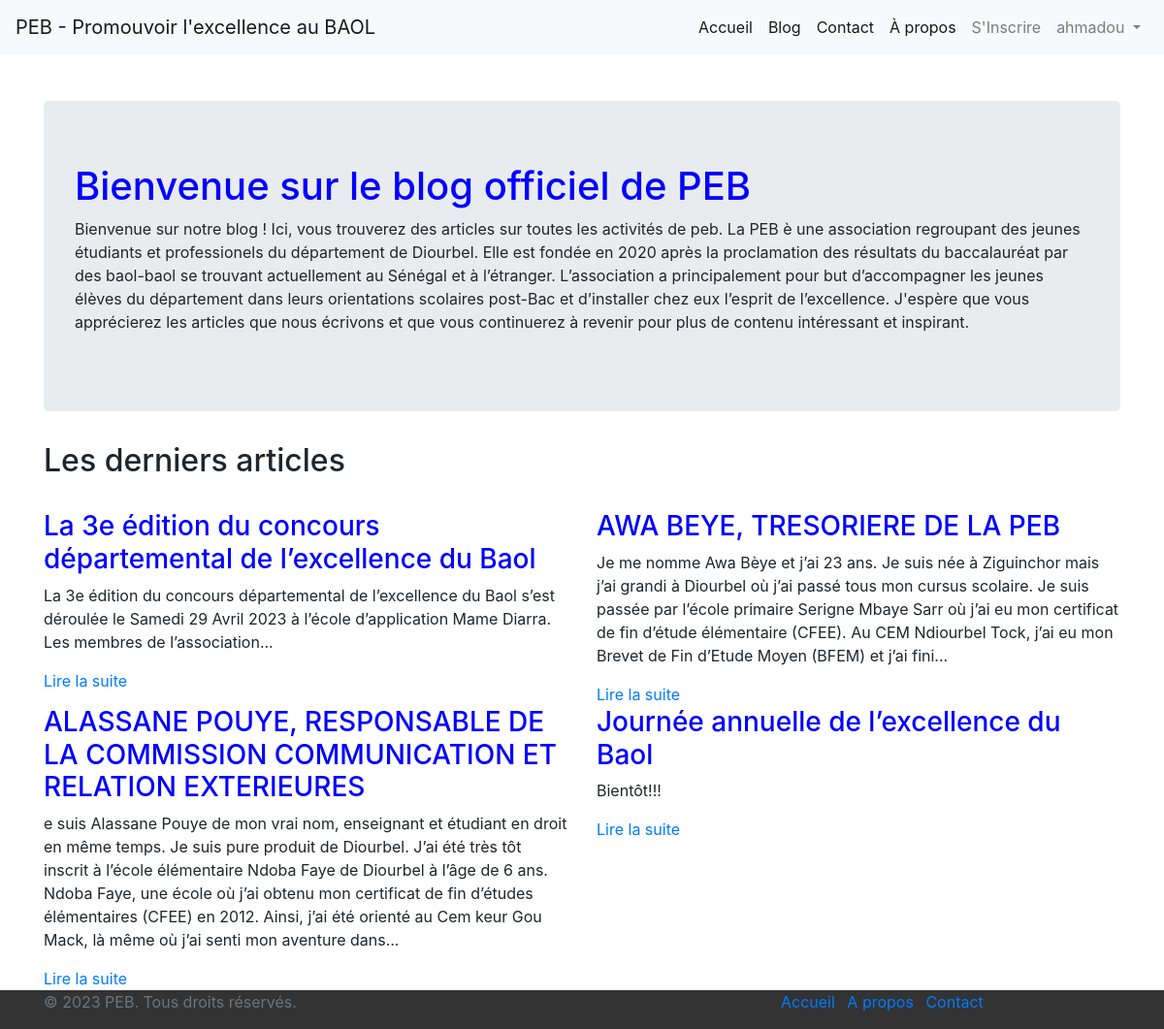
The page / (signed in) on the database its author committed.
### blog_peb/models.py (models this page shows)
class Article(models.Model):
    titre = models.CharField(max_length=200)
    resume = models.TextField()
    miniature = models.ImageField()
    contenu = models.TextField()
    auteur = models.CharField(max_length=100)
    date_creation = models.DateTimeField(auto_now_add=True)
    date_mise_a_jour = models.DateTimeField(auto_now=True)

### blog_peb/views.py (the view)
# urls.py: path('', accueil, name='accueil'),
def accueil(request):
    latest_articles = Article.objects.order_by('date_creation')[:4]
    context = {
        'articles': latest_articles,
    }
    return render(request, 'accueil.html', context)

### blog_peb/templates/accueil.html (shortened to what this page needs)
{% extends 'base.html' %}
{% block content %}
  <div class="jumbotron">
    <h1>Bienvenue sur le blog officiel de PEB</h1>
    <p>Bienvenue sur notre blog ! Ici, vous trouverez des articles sur toutes les activités de peb.
        La PEB è une association regroupant des jeunes étudiants et professionels du département de Diourbel. Elle est fondée en 2020 après la proclamation des résultats du baccalauréat par des baol-baol se trouvant actuellement au Sénégal et à l’étranger.
        L’association a principalement pour but d’accompagner les jeunes élèves du département dans leurs orientations scolaires post-Bac et d’installer chez eux l’esprit de l’excellence.
        J'espère que vous apprécierez les articles que nous écrivons et que vous continuerez à revenir pour plus de contenu intéressant et inspirant.</p>
  </div>
  <h2>Les derniers articles</h2>
  <br>
  <div class="row">
    {% for article in articles %}
      <div class="col-md-6">
        <h3>{{ article.titre }}</h3>
        <p>{{ article.resume }}</p>
        <a href="{% url 'detail_article' id=article.id %}">Lire la suite</a>
      </div>
    {% endfor %}
  </div>
{% endblock %}

### blog_peb/templates/base.html (shortened to what this page needs)
{% load static %}
<!DOCTYPE html>
<html lang="en">
<head>
    <link rel="stylesheet" href="{% static "css/base.css" %}">
    <link rel="stylesheet" href="https://stackpath.bootstrapcdn.com/bootstrap/4.3.1/css/bootstrap.min.css">
</head>
<body>
  <nav class="navbar navbar-expand-lg navbar-light bg-light">
    <a class="navbar-brand" href="{% url 'accueil' %}">PEB - Promouvoir l'excellence au BAOL</a>
    <div class="collapse navbar-collapse" id="navbarNav">
      <ul class="navbar-nav ml-auto" >
        <li class="nav-item active">
          <a class="nav-link" href="{% url 'accueil' %}">Accueil</a>
        </li>
       <li class="nav-item active" >
          <a class="nav-link" href="{% url 'blog' %}">Blog</a>
        </li>
        <li class="nav-item active" >
          <a class="nav-link" href="{% url 'contact' %}">Contact</a>
        </li>
        <li class="nav-item active">
          <a class="nav-link" href="{% url 'about' %}">À propos</a>
        </li>
        <li class="nav-item"><a class="nav-link" href="{%url 'register_view' %}">S'Inscrire</a></li>
        {% if request.user.is_authenticated %}
        <li style="margin-left: 0 px;" class="nav-item dropdown">
          <a
            class="nav-link dropdown-toggle"
            href="#"
            role="button"
            data-toggle="dropdown"
            aria-expanded="false"
          >
          {% if user.is_authenticated %}
          {{ user.username }}
          {% endif %}
          </a>
        </li>
          {% else %}
          <li class="nav-item"><a href="{% url 'login_view' %}" class="nav-link">Connexion</a></li>
        {% endif %}
      </ul>
    </div>
  </nav>
  <div class="container mt-5">
      {% block content %}{% endblock %}
  </div>
  <footer class="footer">
    <div class="container">
      <div class="row">
        <div class="col-lg-8">
          <p class="text-muted">© 2023 PEB. Tous droits réservés.</p>
        </div>
        <div class="col-lg-4">
          <ul class="list-inline mb-0">
            <li class="list-inline-item"><a href="{% url 'accueil' %}">Accueil</a></li>
            <li class="list-inline-item"><a href="{% url 'about' %}">A propos</a></li>
            <li class="list-inline-item"><a href="{% url 'contact' %}">Contact</a></li>
          </ul>
        </div>
      </div>
    </div>
  </footer>
</body>
</html>

### blog_peb/static/css/base.css (style rules this page uses)
.footer { background-color: #333; }
h1, h3 { color: blue; }
body { font-family: 'Open Sans', sans-serif; }

### rows shown on the page
Article: titre "La 3e édition du concours départemental de l’excellence du Baol", resume "La 3e édition du concours départemental de l’excellence du Baol s’est déroulée le Samedi 29 Avril 2023 à l’école d’application Mame Diarra. Les membres de l’association..."
Article: titre "AWA BEYE, TRESORIERE DE LA PEB", resume "Je me nomme Awa Bèye et j’ai 23 ans. Je suis née à Ziguinchor mais j’ai grandi à Diourbel où j’ai passé tous mon cursus scolaire. Je suis passée par l’école primaire Serigne Mbaye Sarr où j’ai eu mon certificat de fin d’étude élémentaire (CFEE). Au CEM Ndiourbel Tock, j’ai eu mon Brevet de Fin d’Etude Moyen (BFEM) et j’ai fini..."
Article: titre "ALASSANE POUYE, RESPONSABLE DE LA COMMISSION COMMUNICATION ET RELATION EXTERIEURES", resume "e suis Alassane Pouye de mon vrai nom, enseignant et étudiant en droit en même temps. Je suis pure produit de Diourbel. J’ai été très tôt inscrit à l’école élémentaire Ndoba Faye de Diourbel à l’âge de 6 ans. Ndoba Faye, une école où j’ai obtenu mon certificat de fin d’études élémentaires (CFEE) en 2012. Ainsi, j’ai été orienté au Cem keur Gou Mack, là même où j’ai senti mon aventure dans..."
Article: titre "Journée annuelle de l’excellence du Baol", resume "Bientôt!!!"

### other values the page prints
{{ user.username }} "ahmadou"
